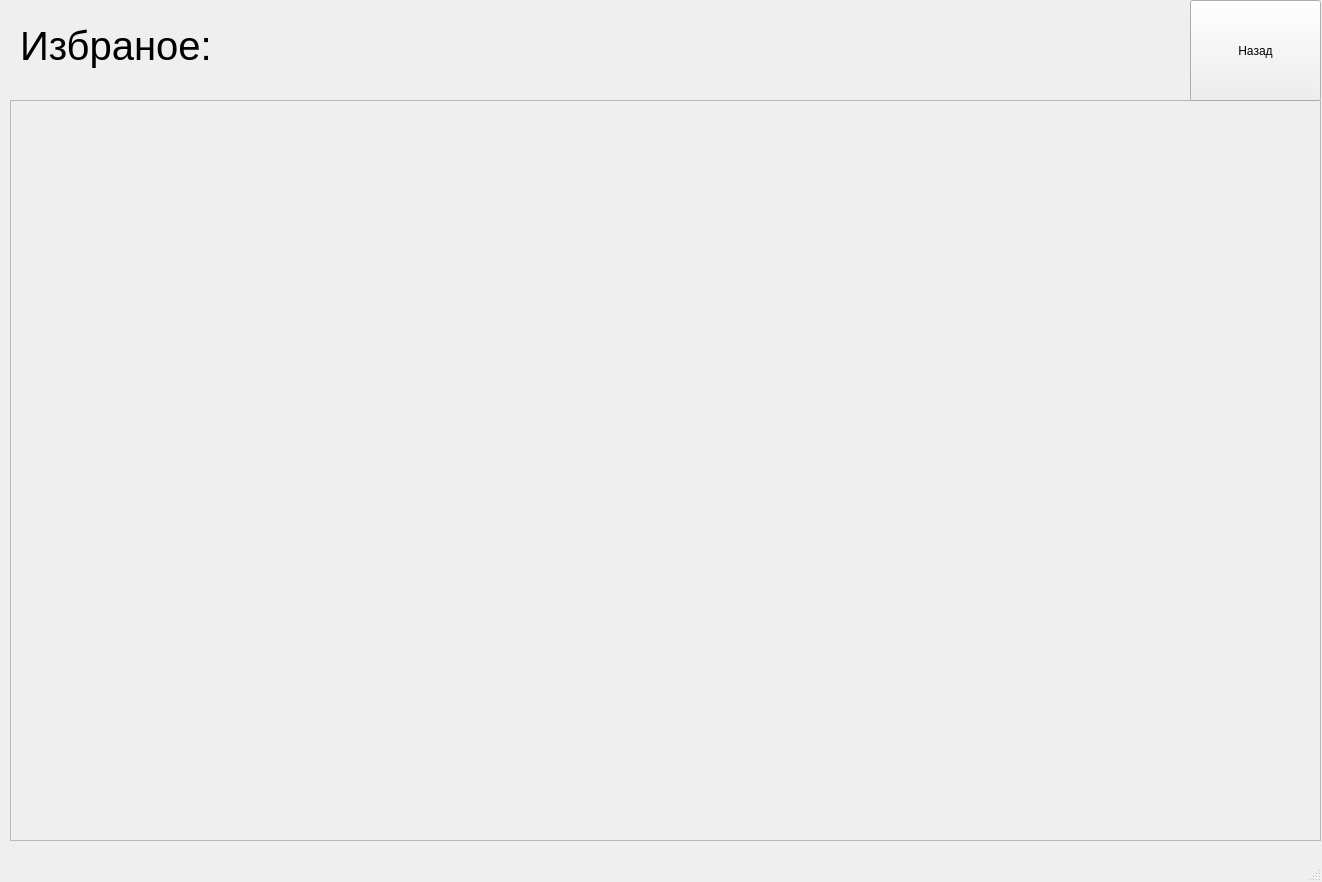
<?xml version="1.0" encoding="UTF-8"?>
<ui version="4.0">
 <class>MainWindow</class>
 <widget class="QMainWindow" name="MainWindow">
  <property name="geometry">
   <rect>
    <x>0</x>
    <y>0</y>
    <width>1322</width>
    <height>882</height>
   </rect>
  </property>
  <property name="windowTitle">
   <string>MainWindow</string>
  </property>
  <widget class="QWidget" name="centralwidget">
   <widget class="QLabel" name="label">
    <property name="geometry">
     <rect>
      <x>20</x>
      <y>10</y>
      <width>271</width>
      <height>71</height>
     </rect>
    </property>
    <property name="font">
     <font>
      <pointsize>30</pointsize>
     </font>
    </property>
    <property name="text">
     <string>Избраное:</string>
    </property>
   </widget>
   <widget class="QScrollArea" name="scrollArea">
    <property name="geometry">
     <rect>
      <x>10</x>
      <y>100</y>
      <width>1311</width>
      <height>741</height>
     </rect>
    </property>
    <property name="widgetResizable">
     <bool>true</bool>
    </property>
    <widget class="QWidget" name="scrollAreaWidgetContents">
     <property name="geometry">
      <rect>
       <x>0</x>
       <y>0</y>
       <width>1309</width>
       <height>739</height>
      </rect>
     </property>
    </widget>
   </widget>
   <widget class="QPushButton" name="pushButton">
    <property name="geometry">
     <rect>
      <x>1190</x>
      <y>0</y>
      <width>131</width>
      <height>101</height>
     </rect>
    </property>
    <property name="text">
     <string>Назад</string>
    </property>
   </widget>
  </widget>
  <widget class="QMenuBar" name="menubar">
   <property name="geometry">
    <rect>
     <x>0</x>
     <y>0</y>
     <width>1322</width>
     <height>21</height>
    </rect>
   </property>
  </widget>
  <widget class="QStatusBar" name="statusbar"/>
 </widget>
 <resources/>
 <connections/>
</ui>
